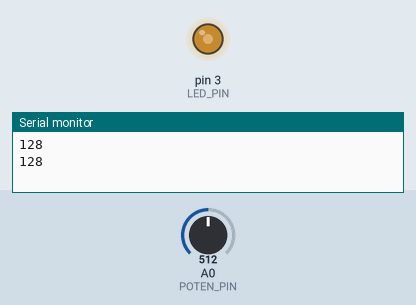
Bench run of a sketch on a simulated Arduino Uno, built with avr-gcc and run on an emulated ATmega328P. Parts: output pins drawn as LEDs (lit = HIGH), the last lines printed to the serial monitor. Inputs (shaded band) come from the test bench; at power-on: A0 (POTEN_PIN) = 512.

Above: at 1.8 s.
1.9 s: A0 (POTEN_PIN) set to 716
At 2.5 s:
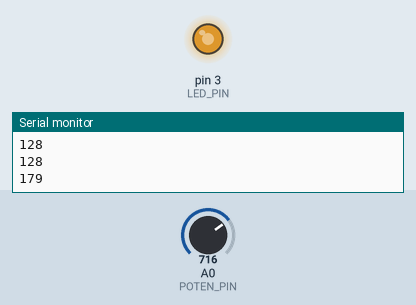
3.5 s: A0 (POTEN_PIN) set to 900
At 5.2 s:
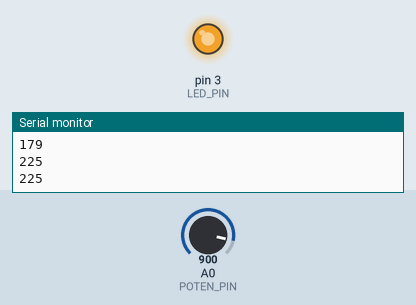
5.5 s: A0 (POTEN_PIN) set to 122
At 6.8 s:
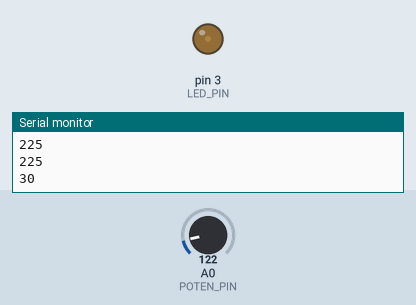
7.5 s: A0 (POTEN_PIN) set to 0
At 8.3 s:
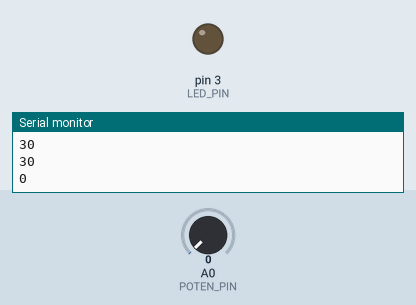
Timing chart, 0 to 10.5 s (numbered marks = the images above; inputs shaded):
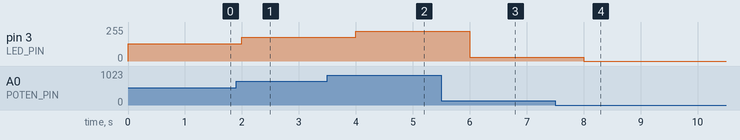

The sketch:

C16-3.ino
```cpp
#define POTEN_PIN A0
#define LED_PIN 3

void setup() {
  pinMode(LED_PIN, OUTPUT);
Serial.begin(9600);

}


void loop() {

int POTEN_PIN= analogRead(A0)/4;
analogWrite(LED_PIN,POTEN_PIN);
Serial.println(POTEN_PIN);
delay(1000);


}
```

Measured:
- after the input at 1.9 s, pin 3 (LED_PIN): 128/255 → 179/255 after 0.10 s
- after the input at 3.5 s, pin 3 (LED_PIN): 179/255 → 225/255 after 0.50 s
- after the input at 5.5 s, pin 3 (LED_PIN): 225/255 → 30/255 after 0.50 s
- after the input at 7.5 s, pin 3 (LED_PIN): 30/255 → 0/255 after 0.50 s
